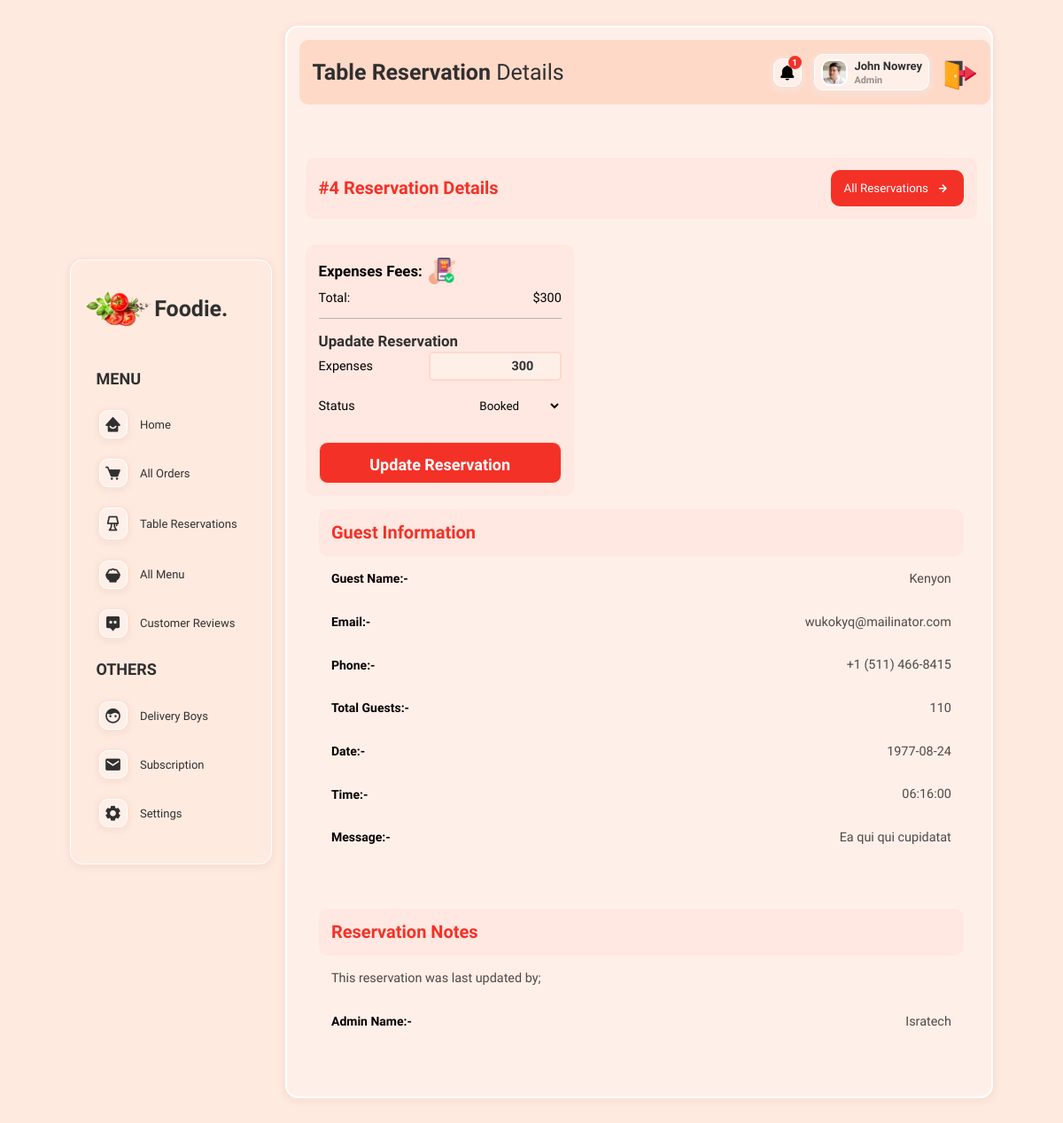
The page /admin/tableBookingDetails.php?id=4 (signed in) on the database its author committed.
### tables this page shows
CREATE TABLE `tablereservations` (
  `id` int(11) NOT NULL,
  `guest_name` varchar(50) NOT NULL,
  `people` int(10) NOT NULL,
  `email` varchar(50) NOT NULL,
  `contact` varchar(50) NOT NULL,
  `time` time NOT NULL,
  `date` date NOT NULL,
  `message` varchar(255) NOT NULL,
  `expenses` varchar(100) NOT NULL,
  `updated_by` varchar(50) NOT NULL,
  `status` varchar(10) NOT NULL
);

### admin/tableBookingDetails.php (the view, shortened to what this page needs)
<?php
include('./adminPartials/adminHeader.php');
?>
    <div class="adminPage flex">
       <?php
       include('./adminPartials/sideMenu.php');
       ?>
         <div class="mainBody">
            <div class="topSection flex">
                <div class="title">
                    <span><strong>Table Reservation</strong> Details</span>
                </div>
                <?php
                    include('./adminPartials/headerAdminAccount.php');
                ?>
            </div>
            <div class="mainBodyContentContainer">
                <?php
                    $tableID = $_GET['id'];
                    $sql = "SELECT * FROM tablereservations WHERE id = $tableID";
                    $res = mysqli_query($conn, $sql);
                    if($res == TRUE){
                        $count = mysqli_num_rows($res);
                        if($count == 1){
                            while($row = mysqli_fetch_assoc($res)){
                                $id = $row['id'];
                                $guestName = $row['guest_name'];
                                $guestEmail = $row['email'];
                                $guestPhone = $row['contact'];
                                $totalPeople = $row['people'];
                                $date = $row['date'];
                                $Time = $row['time'];
                                $guestMessage = $row['message'];
                                $expenses = $row['expenses'];
                                $updatedBy = $row['updated_by'];
                              }
                        }
                        else{
                        echo 'Something is wrong :)';
                        }
                    }
                ?>
                <div class="heading flex">
                    <span>#<?php echo $id?> Reservation Details</span>
                    <button class="btn">
                        <a href="table.php" class="flex">All Reservations <i class="uil uil-arrow-right icon"></i></a>
                    </button>
                </div>
                <div class="orderDetails flex">
                    <div class="amountDiv">
                        <h3 class="title flex">
                           Expenses Fees: <img src="../Assests/order.png" alt="Icon">
                        </h3>
                        <span class="cartList flex">
                            <span class="subTitle">
                                Total:
                            </span>
                            <span class="gradCost">
                                $<?php echo $expenses;?>
                            </span>
                        </span>
                         <div class="updateOrderDiv">
                            <h3 class="updateOrderTitle flex">
                                Upadate Reservation
                            </h3>
                            <form method="post">
                            <div class="inputDiv flex">
                            <label for="tl">Expenses</label>
                            <input type="number" name="expenses" value="<?php echo $expenses;?>">
                            </div>
                                <div class=" inputDiv flex">
                                    <label>Status</label>
                                    <select name="status">
                                        <option value="booked" selected>Booked</option>
                                    </select>
                                </div>
                                <button name="submit" class="btn">Update Reservation</button>
                            </form>
                         </div>
                    </div>
                </div>
                <div class="customerDetails grid">
                    <div class="heading flex">
                        <span>Guest Information</span>
                    </div>
                    <div class="singleDetail flex">
                        <span class="dTitle">Guest Name:-</span>
                        <span class="detail"><?php echo $guestName;?></span>
                    </div>
                    <div class="singleDetail  flex">
                        <span class="dTitle">Email:-</span>
                        <span class="detail"><?php echo $guestEmail;?></span>
                    </div>
                    <div class="singleDetail  flex">
                        <span class="dTitle">Phone:-</span>
                        <span class="detail"><?php echo $guestPhone;?></span>
                    </div>
                    <div class="singleDetail  flex">
                        <span class="dTitle">Total Guests:-</span>
                        <span class="detail" ><?php echo $totalPeople;?></span>
                    </div>
                    <div class="singleDetail  flex">
                        <span class="dTitle">Date:-</span>
                        <span class="detail" ><?php echo $date;?></span>
                    </div>
                    <div class="singleDetail  flex">
                        <span class="dTitle">Time:-</span>
                        <span class="detail" ><?php echo $Time;?></span>
                    </div>
                    <div class="singleDetail  flex">
                        <span class="dTitle">Message:-</span>
                        <span class="detail" ><?php echo $guestMessage;?></span>
                    </div>
                </div>
                <div class="customerDetails grid">
                    <div class="heading flex">
                        <span>Reservation Notes</span>
                    </div>
                    <div class="singleDetail flex">
                    <span class="detail">This reservation was last updated by;</span>
                    </div>
                    <div class="singleDetail  flex">
                        <span class="dTitle">Admin Name:-</span>
                        <span class="detail" style="text-transform: capitalize;"><?php echo $updatedBy;?></span>
                    </div>
                </div>
            </div>
         </div>
    </div>
<?php
include('./adminPartials/adminFooter.php');
?>

### admin/adminPartials/headerAdminAccount.php (shortened to what this page needs)
<?php
    $userName = $_SESSION['username'];
    $sql = "SELECT * FROM admins WHERE username = '$userName'";
    $res = mysqli_query($conn, $sql);
    if($res==TRUE){
        $count = mysqli_num_rows($res);
        if($count==1){
            while($row = mysqli_fetch_assoc($res)){
                $name = $row['name'];
                $image = $row['admin_image'];
                $adminRole = $row['role'];
            }
        }
        else{
            header('location:' .SITEURL. 'admin/settingsA.php');
            exit();
        }
    }
?>
<?php
    $sql = "SELECT * FROM orders WHERE order_status = 'ordered'";
    $res = mysqli_query($conn, $sql);
    if($res==TRUE){
        $currentOrders = mysqli_num_rows($res);
    }
?>
<div class="adminDiv flex">
    <div class="notDiv">
        <i class='bx bxs-bell icon' title="New Food Order"></i>
        <span class="count" ><?php echo $currentOrders?></span>
    </div>
    <?php
        if($image!=""){
        ?>
            <div class="imgDiv flex">
                <img src="<?php echo SITEURL;?>databaseImages/foodie<?php echo $image;?>" alt="Account Admin Image">
                <span class="name"><?php echo $name;?> <br><small><?php echo $adminRole;?></small></span>
            </div>
        <?php
        }
        else{
        echo '<span class="fail" style="color:red; margin: 0px 10px;">No Image 1</span>';
        }
    ?>
<a href="logOut.php" title="Log Out" ><img src="../Assests/logOutIcon.png" alt="" style="width: 40px; transform: translateY(5px);"></a>
</div>

### main.css (style rules this page uses)
* { padding: 0; margin: 0; box-sizing: border-box; font-family: "Fira Sans Condensed", sans-serif; }
:root { --primaryColor: #f43127; --secondaryColor: #ffd9c8; --thirdColor: #ffe8e1; --forthColor: #fff1ed; --cardColor: #ffefe9; --LocColor: #f0e2df; --bgColor: #ffeae0; --smallSize: 13px; --normalSize: 18px; --mediumSize: 25px; --largeSize: 35px; --textColor: rgb(48, 48, 48); --whiteColor: hsl(0, 0%, 100%); --borderRadius: 10px; --boxShadow: 0 2px 4px 4px #f8e0d4d7; --greyColor: rgb(180, 180, 180); --greenColor: rgb(56, 223, 56); --yellowColor: rgb(255, 170, 0); }
body { background: var(--bgColor); }
html { font-size: 90%; scroll-behavior: smooth; }
input, textarea { font-size: 100%; }
a { text-decoration: none; cursor: pointer; }
.flex { display: flex; align-items: center; }
.grid { display: grid; gap: 2rem; align-items: center; }
img { height: auto; width: 100%; }
.btn { border: none; outline: none; border-radius: var(--borderRadius); cursor: pointer; padding: 10px 15px; }
.icon { font-size: 20px; cursor: pointer; }

### rows shown on the page
tablereservations: id "4", expenses "300", guest_name "Kenyon", email "wukokyq@mailinator.com", contact "+1 (511) 466-8415", people "110", date "1977-08-24", time "06:16:00", message "Ea qui qui cupidatat", updated_by "Isratech"

### other values the page prints
$currentOrders "1"
$name "John Nowrey"
$adminRole "Admin"
